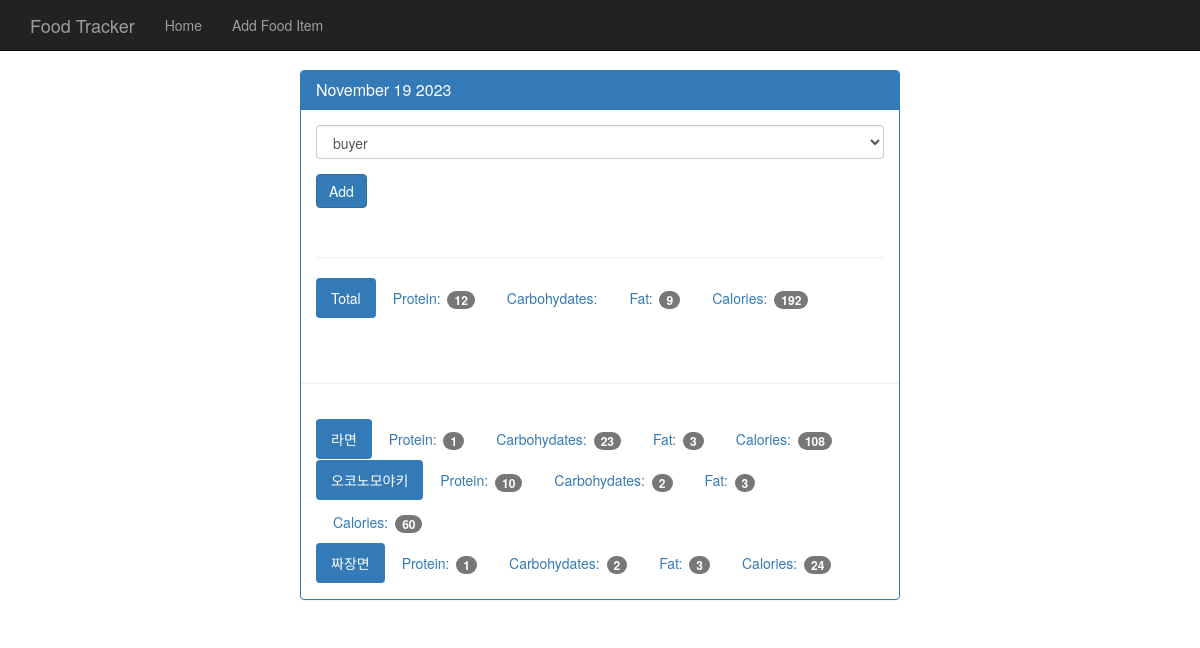
/view/20231119, run on the app's committed database.
### tables this page shows
CREATE TABLE food(
     id integer primary key autoincrement,
     name text not null,
     protein integer not null,
     carbohydrates integer not null,
     fat integer not null,
     calories integer not null

);

### app.py (the view)
@app.route('/view/<date>',methods=['GET','POST'])
def view(date):
    db = get_db()
    cur = db.execute('select id, entry_date from log_date where entry_date=?', [date])
    result = cur.fetchone()
    print(result)
    if request.method =='POST':
        db.execute('''insert into food_date (food_id,log_date_id)
                      values(?,?)''',[request.form['foodname'],result['id']])
        db.commit()
    dateFormate=datetime.strptime(str(result['entry_date']),'%Y%m%d')
    print(dateFormate)
    resultDate = datetime.strftime(dateFormate,'%B %d %Y')
    print(resultDate)
    food_cur =db.execute('select id,name from food')
    foodlist=food_cur.fetchall()
    print(foodlist)
    log_cur=db.execute('''select food.id,food.name,food.protein,food.carbohydrates,food.fat,food.calories from log_date
                          join food_date on food_date.log_date_id = log_date.id
                          join food on food.id = food_date.food_id
                          where log_date.entry_date = ?''',[date])
    log_result =log_cur.fetchall()
    total={}
    total['protein']=0
    total['carbohydrates']=0
    total['fat']=0
    total['calories']=0
    for i in log_result:
        total['protein']+=i['protein']
        total['carbohydrates']+=i['carbohydrates']
        total['fat']+=i['fat']
        total['calories']+=i['calories']
    print(total)
    return render_template('day.html',entry_date=result['entry_date'] ,\
                           result=resultDate,foodlist=foodlist,log_result=log_result,total=total)

### database.py (called while the page is built)
def connet_db():
    sql = sqlite3.connect('food_log.db')
    sql.row_factory=sqlite3.Row
    return sql

def get_db():
    if not hasattr(g,'sqlite3_db'):
            g.sqlite_db = connet_db()
    return g.sqlite_db

### templates/day.html (shortened to what this page needs)
{% extends "base.html" %}
{% block body %}
    <nav class="navbar navbar-inverse navbar-fixed-top">
      <div class="container">
        <div class="navbar-header">
          <a class="navbar-brand" href={{url_for('index')}}>Food Tracker</a>
        </div>
        <div id="navbar" class="navbar-collapse collapse">
          <ul class="nav navbar-nav">
            <li><a href={{url_for('index')}}>Home</a></li>
            <li><a href={{url_for('food')}}>Add Food Item</a></li>
          </ul>
        </div>
      </div>
    </nav>
    <div class="container theme-showcase col-sm-6 col-sm-offset-3" role="main">
      <div class="row">
        <div>
          <div class="panel panel-primary">
            <div class="panel-heading">
              <h3 class="panel-title">{{result}}</h3>
            </div>
            <div class="panel-body">
              <form method="POST" action={{url_for('view',date=entry_date)}}>
                <div class="form-group">
                  <select class="form-control" name="foodname">
                    {% for i in foodlist %}
                    <option value={{i['id']}}>{{i['name']}}</option>
                    {% endfor %}
                  </select>
                </div>
                <button type="submit" class="btn btn-primary">Add</button>
              </form>
              <div class="page-header"></div>
              <ul class="nav nav-pills" role="tablist">
                <li class="active"><a>Total</a></li>
                <li><a>Protein: <span class="badge">{{total.protein}}</span></a></li>
                <li><a>Carbohydates: </a></li>
                <li><a>Fat: <span class="badge">{{total.fat}}</span></a></li>
                <li><a>Calories: <span class="badge">{{total.calories}}</span></a></li>
              </ul>
            </div>
            <div class="page-header"></div>
            <div class="panel-body">
                  {% for i in log_result %}
              <ul class="nav nav-pills" role="tablist">
                <li class="active"><a>{{i.name}}</a></li>
                <li><a>Protein: <span class="badge">{{i.protein}}</span></a></li>
                <li><a>Carbohydates: <span class="badge">{{i.carbohydrates}}</span></a></li>
                <li><a>Fat: <span class="badge">{{i.fat}}</span></a></li>
                <li><a>Calories: <span class="badge">{{i.calories}}</span></a></li>
              </ul>
                 {% endfor %}
            </div>
          </div>
        </div>
      </div>
    </div>
{% endblock %}

### static/theme.css (style rules this page uses)
body { padding-top: 70px; padding-bottom: 30px; }

### data on the page
food: name "라면", protein "1", carbohydrates "23", fat "3", calories "108"
food: name "오코노모야키", protein "10", carbohydrates "2", fat "3", calories "60"
food: name "짜장면", protein "1", carbohydrates "2", fat "3", calories "24"

### other printed values
{{ result }} "November 19 2023"
{{ total.protein }} "12"
{{ total.fat }} "9"
{{ total.calories }} "192"
form field foodname "buyer"
